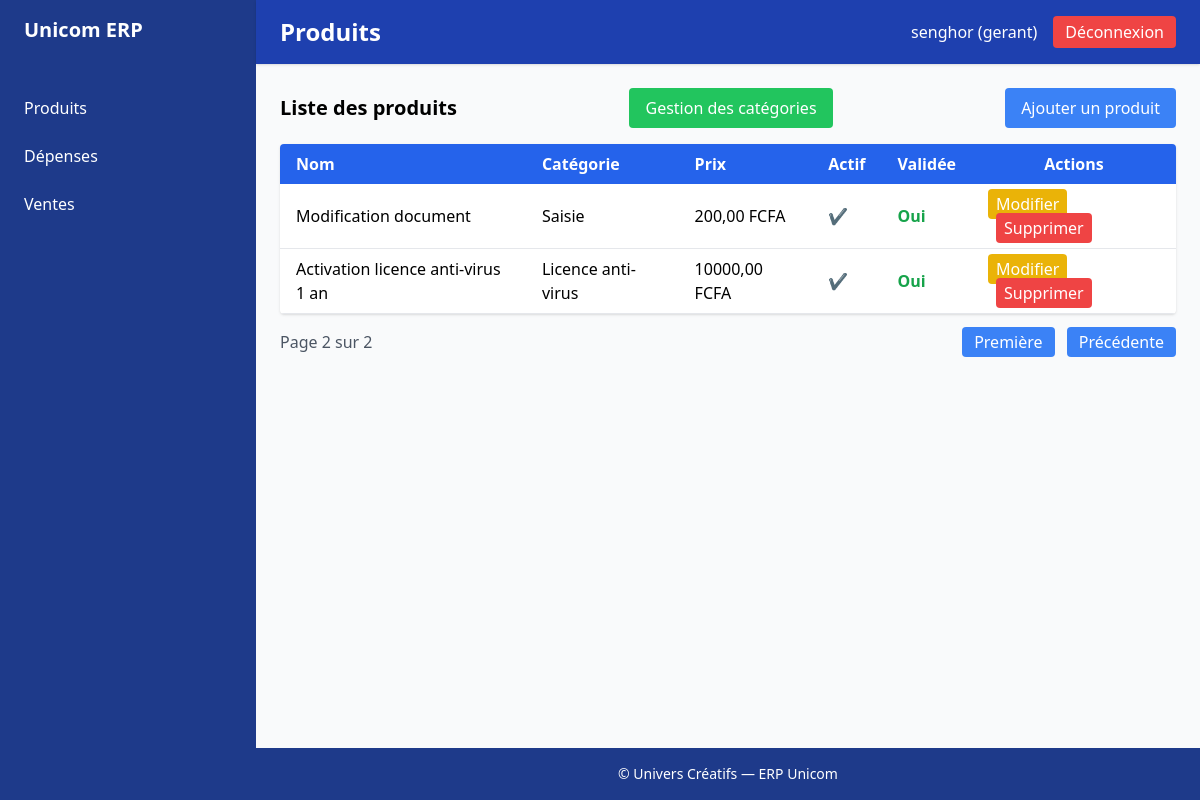
The app's page /sales/products/?page=2 (signed in), older data.
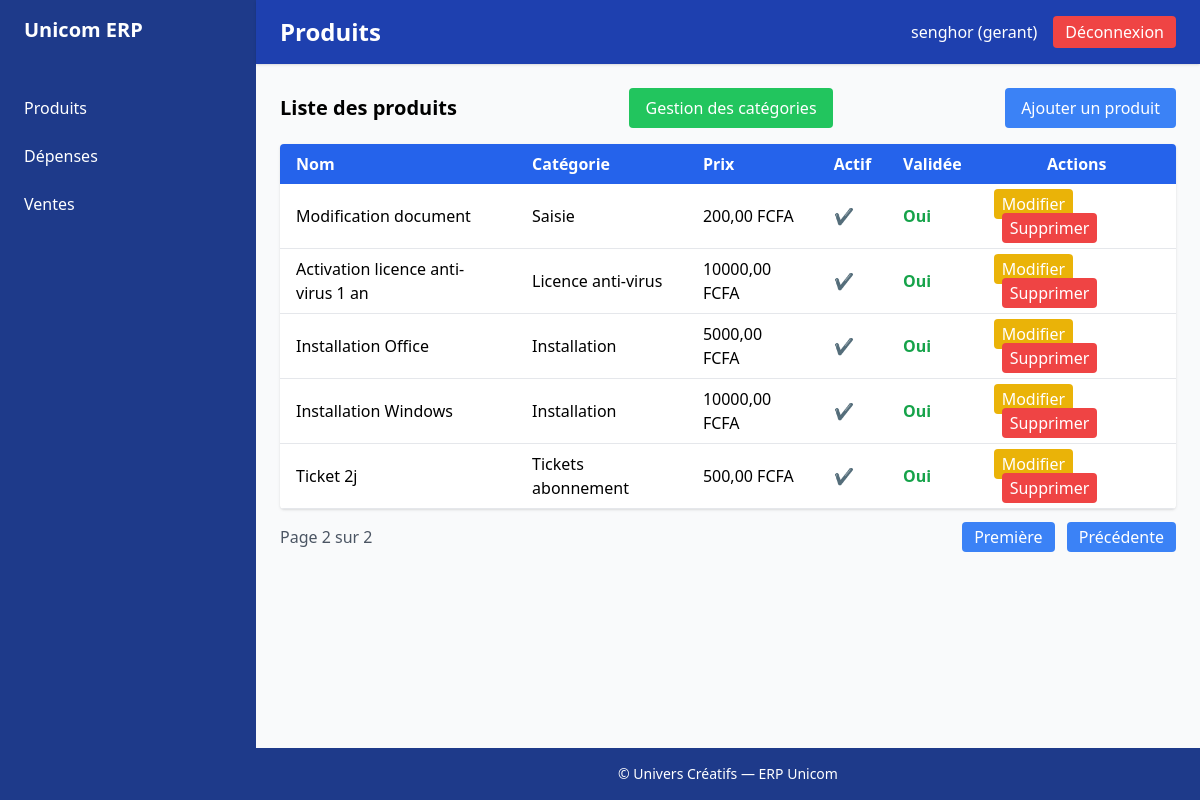
The same page, newer data.
### sales/models.py (models this page shows, shortened)
class Product(TimeStampedModel):
    category = models.ForeignKey(Category, on_delete=models.CASCADE)
    name = models.CharField(max_length=150)
    price = models.DecimalField(max_digits=10, decimal_places=2)
    unit = models.CharField(max_length=30, default="unité")  # ex : page, heure, feuille, copie
    is_active = models.BooleanField(default=True)
    is_validated = models.BooleanField(default=False)  # validation par admin
    created_at = models.DateTimeField(auto_now_add=True,null=True, blank=True)

class Category(TimeStampedModel):
    TYPE_CHOICES = [
        ('service', 'Service'),
        ('bien', 'Bien'),
    ]
    name = models.CharField(max_length=100, unique=True)
    type = models.CharField(max_length=10, choices=TYPE_CHOICES)
    is_validated = models.BooleanField(default=False)
    created_at = models.DateTimeField(auto_now_add=True,null=True, blank=True)

### sales/views.py (the view)
# urls.py: path('products/', views.product_list, name='product_list'),
@login_required
def product_list(request):
    products = Product.objects.all()  # Récupérer tous les produits
    paginator = Paginator(products, 15)  # Afficher 10 produits par page
    page_number = request.GET.get('page')  # Récupérer le numéro de la page
    page_obj = paginator.get_page(page_number)  # Obtenir la page actuelle
    return render(request, 'sales/product_list.html', {'page_obj': page_obj})

### accounts/templatetags/auth_extras.py (called while the page is built)
@register.simple_tag
def role_permissions(role):
    return ROLE_PERMISSIONS.get(role, set())

### templates/sales/product_list.html (shortened to what this page needs)
{% extends 'base.html' %}
{% load static %}
{% block page_title %}
  Produits
{% endblock %}
{% block content %}
  <div class="flex justify-between items-center mb-4">
    <h2 class="text-xl font-semibold">Liste des produits</h2>
    <a href="{% url 'sales:category_list' %}" class="px-4 py-2 bg-green-500 text-white rounded hover:bg-blue-700">Gestion des catégories</a>
    <a href="{% url 'sales:product_create' %}" class="px-4 py-2 bg-blue-500 text-white rounded hover:bg-blue-700">Ajouter un produit</a>
  </div>
  <table class="min-w-full bg-white rounded shadow overflow-hidden">
    <thead class="bg-blue-600 text-white">
      <tr>
        <th class="px-4 py-2 text-left">Nom</th>
        <th class="px-4 py-2 text-left">Catégorie</th>
        <th class="px-4 py-2 text-left">Prix</th>
        <th class="px-4 py-2 text-left">Actif</th>
        <th class="px-4 py-2 text-left">Validée</th>
        <th class="px-4 py-2">Actions</th>
      </tr>
    </thead>
    <tbody>
      {% for product in page_obj %}
        <tr class="border-b hover:bg-gray-50">
          <td class="px-4 py-2">{{ product.name }}</td>
          <td class="px-4 py-2">{{ product.category.name }}</td>
          <td class="px-4 py-2">{{ product.price }} FCFA</td>
          <td class="px-4 py-2">
            {% if product.is_active %}
              ✔
            {% else %}
              ✖
            {% endif %}
          </td>
          <td class="px-4 py-2">
            {% if product.is_validated %}
              <span class="text-green-600 font-semibold">Oui</span>
            {% else %}
              <span class="text-red-600 font-semibold">Non</span>
            {% endif %}
          </td>
          <td class="px-4 py-2 space-x-2">
            <a href="{% url 'sales:product_update' product.pk %}" class="px-2 py-1 bg-yellow-500 text-white rounded hover:bg-yellow-600">Modifier</a>
            <a href="{% url 'sales:product_delete' product.pk %}" class="px-2 py-1 bg-red-500 text-white rounded hover:bg-red-600">Supprimer</a>
          </td>
        </tr>
      {% empty %}
        <tr>
          <td colspan="5" class="px-4 py-2 text-center text-gray-500">Aucun produit trouvé.</td>
        </tr>
      {% endfor %}
    </tbody>
  </table>
  <div class="mt-4">
    <div class="flex justify-between items-center">
      <span class="text-gray-600">Page {{ page_obj.number }} sur {{ page_obj.paginator.num_pages }}</span>
      <div class="space-x-2">
        {% if page_obj.has_previous %}
          <a href="?page=1" class="px-3 py-1 bg-blue-500 text-white rounded hover:bg-blue-700">Première</a>
          <a href="?page={{ page_obj.previous_page_number }}" class="px-3 py-1 bg-blue-500 text-white rounded hover:bg-blue-700">Précédente</a>
        {% endif %}
      </div>
    </div>
  </div>
{% endblock %}

Row changes from the older to the newer data that the page shows:
added Product: name "Installation Office", category.name "Installation", price "5000,00", is_validated "Oui"
added Product: name "Installation Windows", category.name "Installation", price "10000,00", is_validated "Oui"
added Product: name "Ticket 2j", category.name "Tickets abonnement", price "500,00", is_validated "Oui"
